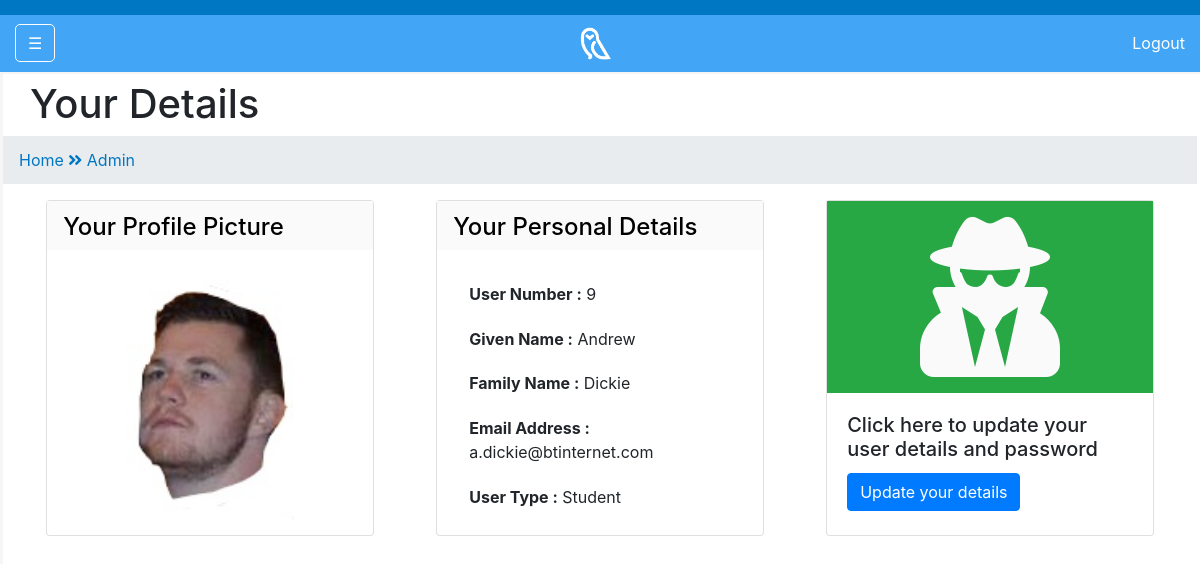
Screenshot of /httpdocs/cater/admin.php (signed in) with the database file from the repository.
### tables this page shows
CREATE TABLE `vleuserimages` (
  `id` int(11) NOT NULL,
  `imgname` varchar(100) NOT NULL,
  `userID` int(11) NOT NULL
);

CREATE TABLE `vleUsers` (
  `id` int(11) NOT NULL,
  `firstName` varchar(100) NOT NULL,
  `lastName` varchar(100) NOT NULL,
  `emailAddress` varchar(200) NOT NULL,
  `pword` varchar(50) NOT NULL,
  `userType` int(11) NOT NULL
);

CREATE TABLE `vleUserTypes` (
  `idUserType` int(11) NOT NULL,
  `userTypeDescription` varchar(100) NOT NULL
);

### httpdocs/cater/admin.php (the view, shortened to what this page needs)
<?php
include 'connections/conn.php';
if (isset($_SESSION["student"])) {
    $email = $_SESSION["student"];
    $query = "SELECT * FROM vleUsers JOIN vleUserTypes ON vleUsers.userType = vleUserTypes.idUserType WHERE emailAddress = '$email'";
    $result = mysqli_query($conn, $query) or die(mysqli_error($conn));
    if (mysqli_num_rows($result) > 0) {
        while ($row = mysqli_fetch_assoc($result)) {
            $first = $row['firstName'];
            $last = $row['lastName'];
            $mail = $row['emailAddress'];
            $userType = $row['userTypeDescription'];
            $rowid = $row['id'];
        }
    }
    $imgQuery = "SELECT imgname FROM vleuserimages WHERE userID = $rowid";
    $imgResult = mysqli_query($conn, $imgQuery) or die(mysqli_error($conn));
    if (mysqli_num_rows($imgResult) > 0) {
        while ($row = mysqli_fetch_assoc($imgResult)) {
            $profilepic = $row['imgname'];
        }
    }
} else if (isset($_SESSION["admin"])) {
    header('Location: administrator.php');
} else if (isset($_SESSION["instructor"])) {
    $email = $_SESSION["instructor"];
    $query = "SELECT * FROM vleUsers JOIN vleUserTypes ON vleUsers.userType = vleUserTypes.idUserType WHERE emailAddress = '$email'";
    $result = mysqli_query($conn, $query) or die(mysqli_error($conn));
    if (mysqli_num_rows($result) > 0) {
        while ($row = mysqli_fetch_assoc($result)) {
            $first = $row['firstName'];
            $last = $row['lastName'];
            $mail = $row['emailAddress'];
            $userType = $row['userTypeDescription'];
            $rowid = $row['id'];
        }
    }
    $imgQuery = "SELECT imgname FROM vleuserimages WHERE userID = $rowid";
    $imgResult = mysqli_query($conn, $imgQuery) or die(mysqli_error($conn));
    if (mysqli_num_rows($imgResult) > 0) {
        while ($row = mysqli_fetch_assoc($imgResult)) {
            $profilepic = $row['imgname'];
        }
    }
} else {
    header('Location: logout.php');
}
?>
<!DOCTYPE html>
<html lang ="en">
    <head>
        <link rel="stylesheet" href="https://maxcdn.bootstrapcdn.com/bootstrap/4.0.0/css/bootstrap.min.css">
        <link rel="stylesheet" href="css/mystyle.css">
        <link rel="stylesheet" href="css/admin.css">
         <link rel="stylesheet" href="https://use.fontawesome.com/releases/v5.0.9/css/all.css">
    </head>
    <body>
        <div class="fixed-top">
            <div class = "col-lg-12 myhead">
            </div>
            <div class = "col-lg-12 mynav">
                <nav class = "navbar navbar-inverse navbar-toggleable-sm mynav fixed-top" id="vlenav">
                    <div class="container-fluid">
                        <a href = "#" class="btn mybtn" id="menu-toggle">&#9776;</a>
                        <a class = "owlfavicon" href = "index.php" >
                            <img src="img/owl_favicon.png" alt="owl favicon" class = "owlfavicon">
                        </a>
                        <a href="logout.php" id="logout">Logout</a>
                    </div>
                </nav>
            </div>
        </div>
        <div id ="wrapper">
            <div id = "sidemenu-wrapper">
            </div>
            <div id="content-wrapper">
                <div class = "container-fluid">
                    <div class ="row">
                        <div class = "col-lg-12">
                            <h1>Your Details</h1>
                            <ol class="breadcrumb" id="mybreadcrumb">
                                <li>
                                    <a href="index.php" id="breadcrumbitem">Home&nbsp;</a>
                                </li>
                                <li>
                                    <i class="fas fa-angle-double-right" id="breadcrumbitem"></i>
                                </li>
                                <li>
                                    <a href="admin.php" class="active" id="breadcrumbitem">&nbsp;Admin</a>
                                </li>
                            </ol>
                                <div class="row">
                                    <?php
                                     echo "<div class='card' id='myadmincard'>
                                         <h4 class='card-title' id='admincardtitle'>Your Profile Picture</h4>
                                            <div class='card-body' id='admincardbody'>
                                            <img class='card-img-top' src='gallery/$profilepic' alt='Profile Picture' style='width: 100%; height: 100%; object-fit: contain;'>
                                            </div>
                                       </div>";
                                    echo "<div class='card' id='myadmincard'>
                                        <h4 class='card-title' id='admincardtitle' >Your Personal Details</h4>
                                            <div class='card-body' id='admincardbodypd'>
                                              <p id='pd'><strong>User Number :</strong> $rowid</p>
                                              <p id='pd'><strong>Given Name :</strong> $first</p>
                                              <p id='pd'><strong>Family Name :</strong> $last</p>
                                              <p id='pd'><strong>Email Address :</strong> $mail</p>
                                              <p id='pd'><strong>User Type :</strong> $userType</p>
                                            </div>
                                       </div>";
                                    ?>
                                <div class='card' id = 'myadmincard'>
                                    <i class="fas fa-user-secret fa-10x cardicon"></i>
                                       <div class='card-body'>
                                           <h5 class='card-title'>Click here to update your user details and password</h5>
                                            <a href='edituser.php' class='btn btn-primary'>Update your details</a>
                                        </div>
                                </div>
                            </div>
                        </div>
                    </div>
                </div>
            </div>
        </div>
    </body>
</html>

### httpdocs/cater/css/mystyle.css (style rules this page uses)
#sidemenu-wrapper { z-index: 1; position: fixed; width: 0; height: 100%; overflow-y: hidden; background: #FFF; border-right: 3px solid whitesmoke; opacity: 0.9; padding-top: 80px; transition: all 500ms linear; }
#breadcrumbitem { color:#0077c2; }
.cardicon { background-color:#28a745; color:#fafafa; text-align: center; padding-top: 1rem; padding-bottom: 1rem; }
#myadmincard { height: 21rem; width: 17rem; margin: 2rem; }
@media (min-width: 992px) { #myadmincard { height: 21rem; width: 28%; margin: auto; margin-bottom: 2rem; } }
@media (min-width: 1200px) { #myadmincard { height: 21rem; width: 28%; margin: auto; margin-bottom: 2rem; } }
#content-wrapper { width: 100%; position: absolute; padding-top: 80px; padding-left: 15px; padding-right: 15px; padding-bottom: 15px; transition: all 500ms linear; }
.owlfavicon { margin: auto; width: 3em !important; }
.mynav { margin-top: 15px; background: #42a5f5; border-bottom: solid 2px whitesmoke !important; }
.mybtn { color: #fff; border: solid #fff 1px; border-radius: 5px; }
.myhead { height: 15px; width: 100%; background: #0077c2; }
#mybreadcrumb { border-radius: 0px !important; margin-left: -27px !important; margin-right: -27px !important; }
#logout { float: right; color:white; text-decoration: none; }
.mynav { padding-left: 0px; padding-right: 0px; }
#admincardbody { width: 100%; height: 15rem; object-fit: contain; padding: 0rem; padding-bottom: 1rem; padding-top: 1rem; }
#admincardbodypd { width: 100%; height: 15rem; object-fit: contain; padding: 2rem; }
#pd { margin-bottom: 1.3rem; }
#admincardtitle { padding-top: 0.75rem; padding-left: 1rem; padding-bottom: 0.5rem; background-color: #fafafa; color: black; margin-bottom: 0rem !important; }

### rows the page displays
vleuserimages: imgname (picture)
vleusers: id "9", firstName "Andrew", lastName "Dickie", emailAddress "a.dickie@btinternet.com", vleusertypes.userTypeDescription "Student"
